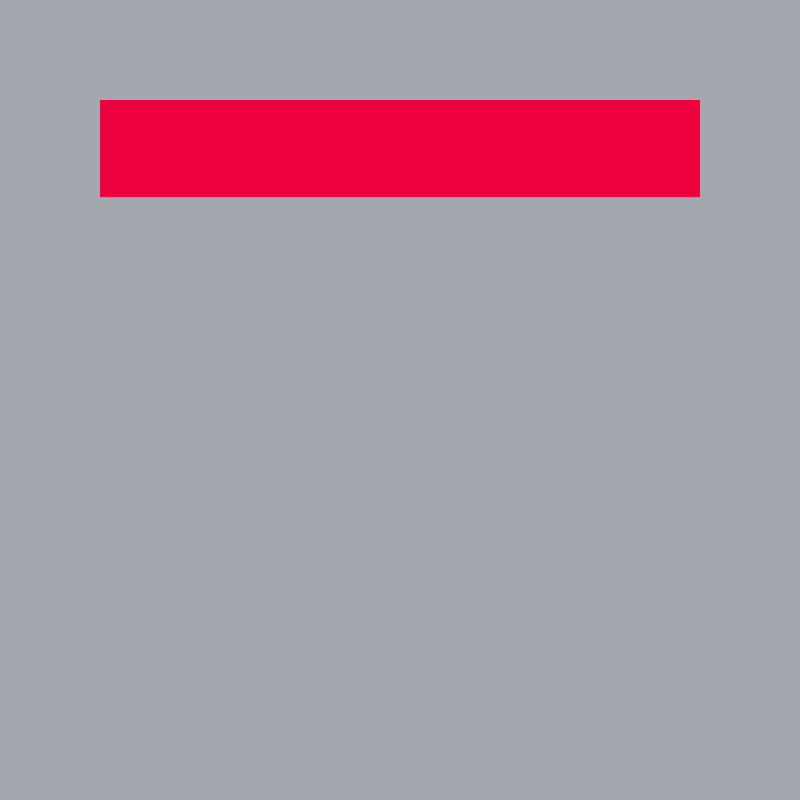
Frame 1 (no input)
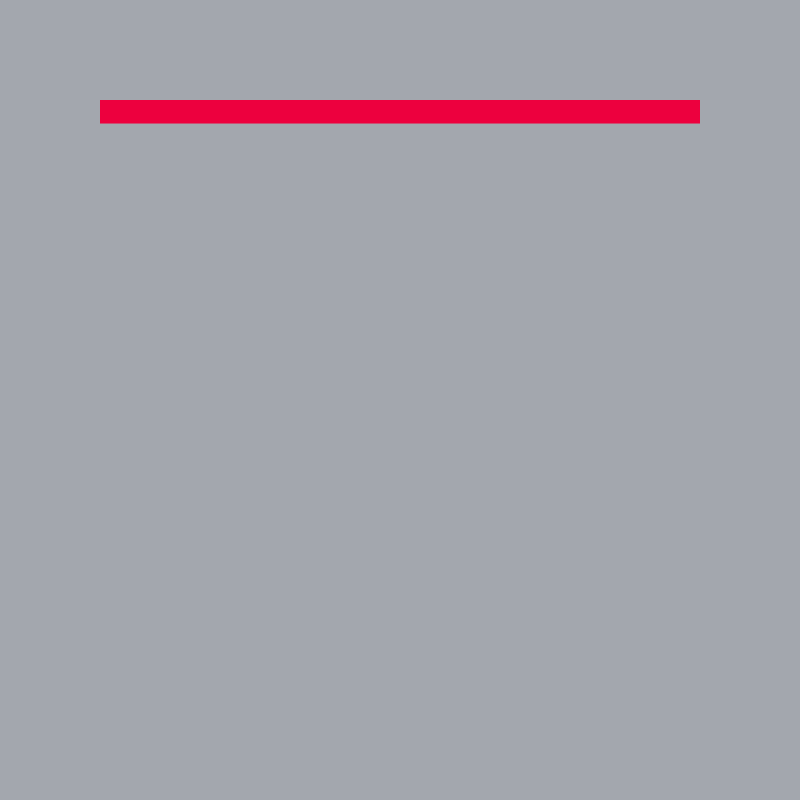
Frame 60 (the mouse pressed at the canvas centre just before this capture)
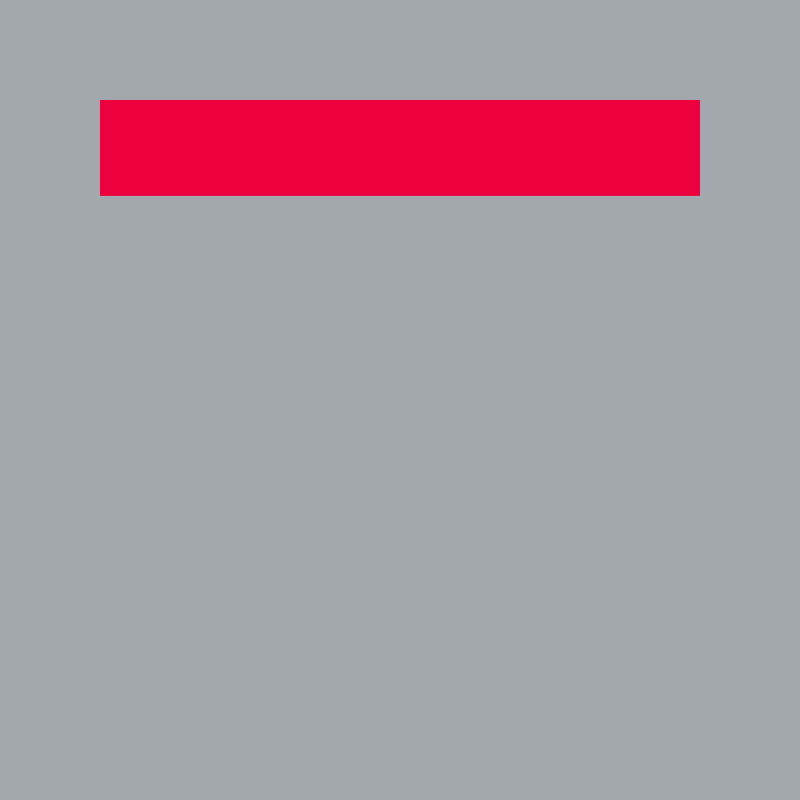
Frame 120 (the mouse held since frame 60 and released just before this capture)

The Processing sketch that drew these frames (run headless with seeded random() and noise(); from frame 60 on, the mouse is pressed at the canvas centre):

// Processing sketch: p3_animation
// ── p3_animation.pde
color couleurRectangle = color(237, 0, 62);
color couleurFond = color(163, 167, 174);
int debutX = 100;
int debutY = 100;
int largeur = 600;
int hauteurMax = 150;

void setup() {
    size(800, 800);
}

void draw() {
    background(couleurFond);
    noStroke();
    fill(couleurRectangle);
    rect(debutX, debutY, largeur, random(0, hauteurMax));
}
